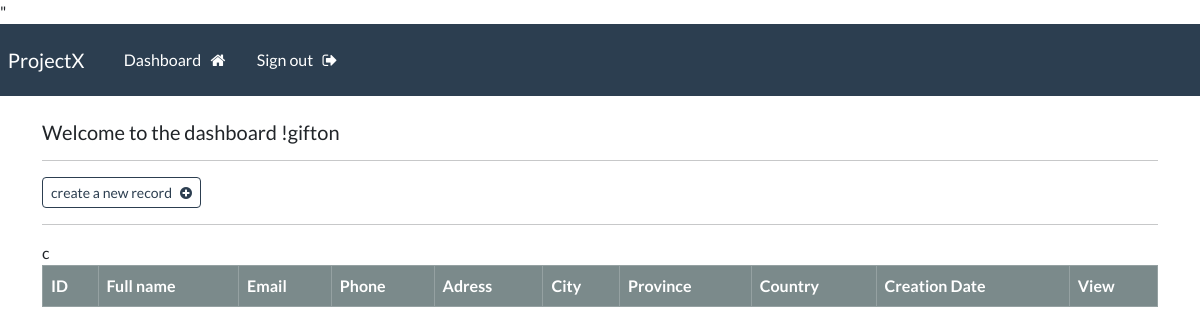
Before: /dashboard (signed in) with the older database file.
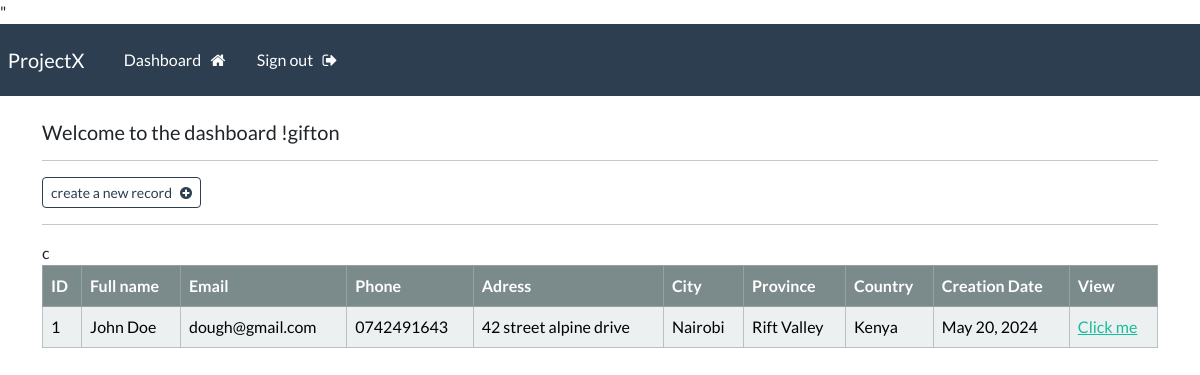
After: the same page with the newer database file.
### webapp/models.py (models this page shows)
class Record(models.Model):
    creation_date = models.DateField(auto_now=True)
    first_name = models.CharField(max_length=100)
    last_name = models.CharField(max_length=100)
    email = models.CharField(max_length=255)
    phone = models.CharField(max_length=20)
    address = models.CharField(max_length=300)
    city = models.CharField(max_length=255)
    province = models.CharField(max_length=200)
    country = models.CharField(max_length=125)

### webapp/views.py (the view)
# urls.py: path('dashboard',views.dashboard, name="dashboard"),
@login_required(login_url='my-login')
def dashboard(request):
    my_records = Record.objects.all()
    context = {'records':my_records}
    return render(request, 'webapp/dashboard.html' , context=context)

### webapp/templates/webapp/dashboard.html
{% extends 'webapp/base.html' %}
{% block content %}
<h5>Welcome to the dashboard !{{user}}</h5>
<hr>
<a class="btn btn-outline-primary btn-sm" href="{% url 'create-record' %}">
    create a new record  &nbsp; <i class="fa fa-plus-circle" aria-hidden="true"></i>
</a>
<hr>
<table class="table table-light table-hover table-bordered">
    <thead class="table-dark">
        <tr>
            <th scope="col">ID</th>
            <th scope="col">Full name</th>
            <th scope="col">Email</th>
            <th scope="col">Phone</th>
            <th scope="col">Adress</th>
            <th scope="col">City</th>
            <th scope="col">Province</th>
            <th scope="col">Country</th>
            <th scope="col">Creation Date</th>
            <th scope="col">View</th>
        </tr>
    </thead>          c
    <tbody>
        {% if records %}
        {% for record in records %}
        <tr>
            <td> {{record.id}} </td>
                <td> {{record.first_name}}  {{record.last_name}} </td>
                <td> {{record.email}} </td>
                <td> {{record.phone}} </td>
                <td> {{record.address}} </td>
                <td> {{record.city}} </td>
                <td> {{record.province}} </td>
                <td> {{record.country}} </td>
                <td> {{record.creation_date}} </td>
                <td><a href="{% url 'record' record.id%}">Click me </a></td>
        </tr>
        {% endfor %}
        {% endif %}
    </tbody>
</table>
{% endblock %}

Changed rows visible on the page:
added Record: id "1", first_name "John", last_name "Doe", email "dough@gmail.com", phone "0742491643", address "42 street alpine drive", city "Nairobi", province "Rift Valley", country "Kenya", creation_date "May 20, 2024"
